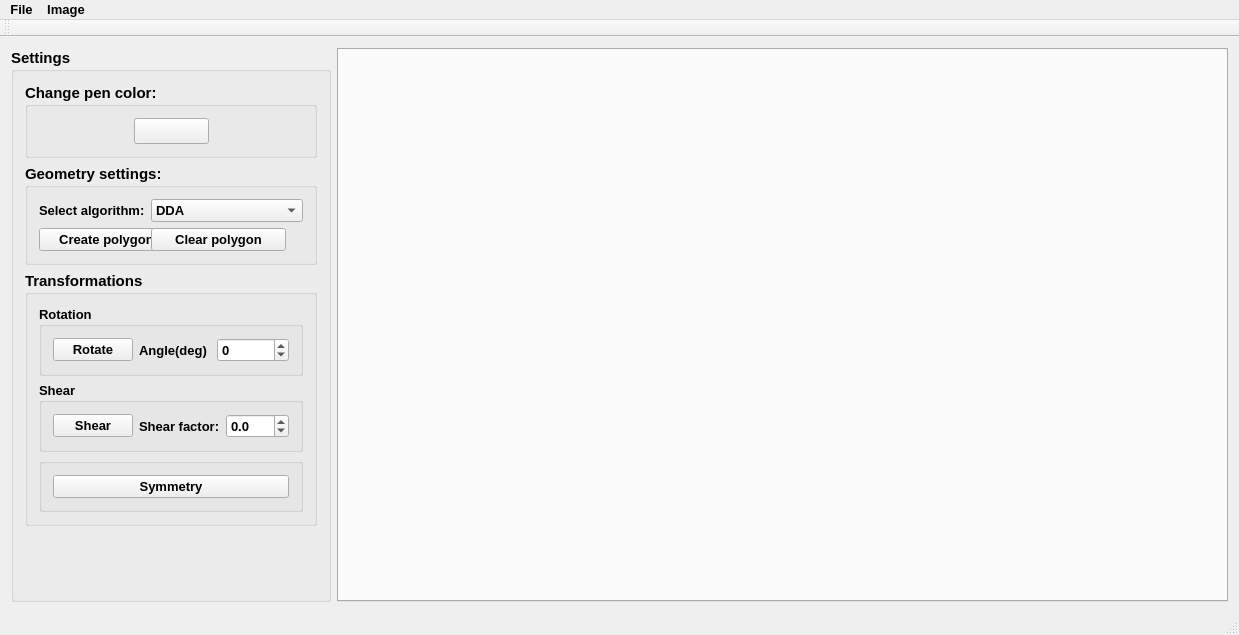
<?xml version="1.0" encoding="UTF-8"?>
<ui version="4.0">
 <class>ImageViewerClass</class>
 <widget class="QMainWindow" name="ImageViewerClass">
  <property name="geometry">
   <rect>
    <x>0</x>
    <y>0</y>
    <width>1239</width>
    <height>635</height>
   </rect>
  </property>
  <property name="font">
   <font>
    <family>Leelawadee UI</family>
    <pointsize>10</pointsize>
    <weight>75</weight>
    <bold>true</bold>
   </font>
  </property>
  <property name="windowTitle">
   <string>ImageViewer</string>
  </property>
  <widget class="QWidget" name="centralWidget">
   <layout class="QHBoxLayout" name="horizontalLayout">
    <item>
     <widget class="QGroupBox" name="groupBox_Setting">
      <property name="minimumSize">
       <size>
        <width>320</width>
        <height>0</height>
       </size>
      </property>
      <property name="maximumSize">
       <size>
        <width>320</width>
        <height>16777215</height>
       </size>
      </property>
      <property name="font">
       <font>
        <family>Leelawadee UI</family>
        <pointsize>11</pointsize>
        <weight>75</weight>
        <bold>true</bold>
       </font>
      </property>
      <property name="title">
       <string>Settings</string>
      </property>
      <layout class="QVBoxLayout" name="verticalLayout">
       <item>
        <widget class="QGroupBox" name="groupBox_ChangePenColor">
         <property name="title">
          <string>Change pen color:</string>
         </property>
         <property name="flat">
          <bool>false</bool>
         </property>
         <layout class="QHBoxLayout" name="horizontalLayout_2">
          <item>
           <spacer name="horizontalSpacer_2">
            <property name="orientation">
             <enum>Qt::Horizontal</enum>
            </property>
            <property name="sizeHint" stdset="0">
             <size>
              <width>40</width>
              <height>20</height>
             </size>
            </property>
           </spacer>
          </item>
          <item>
           <widget class="QPushButton" name="pushButton_ColorDialog">
            <property name="minimumSize">
             <size>
              <width>75</width>
              <height>0</height>
             </size>
            </property>
            <property name="maximumSize">
             <size>
              <width>75</width>
              <height>16777215</height>
             </size>
            </property>
            <property name="text">
             <string/>
            </property>
            <property name="checkable">
             <bool>false</bool>
            </property>
            <property name="checked">
             <bool>false</bool>
            </property>
            <property name="autoDefault">
             <bool>false</bool>
            </property>
            <property name="default">
             <bool>false</bool>
            </property>
            <property name="flat">
             <bool>false</bool>
            </property>
           </widget>
          </item>
          <item>
           <spacer name="horizontalSpacer">
            <property name="orientation">
             <enum>Qt::Horizontal</enum>
            </property>
            <property name="sizeHint" stdset="0">
             <size>
              <width>40</width>
              <height>20</height>
             </size>
            </property>
           </spacer>
          </item>
         </layout>
        </widget>
       </item>
       <item>
        <widget class="QGroupBox" name="groupBox_GeometrySettings">
         <property name="title">
          <string>Geometry settings:</string>
         </property>
         <layout class="QFormLayout" name="formLayout">
          <item row="0" column="0">
           <widget class="QLabel" name="label_SelectAlgorithm">
            <property name="font">
             <font>
              <family>Leelawadee UI</family>
              <pointsize>10</pointsize>
              <weight>75</weight>
              <bold>true</bold>
             </font>
            </property>
            <property name="text">
             <string>Select algorithm:</string>
            </property>
           </widget>
          </item>
          <item row="0" column="1">
           <widget class="QComboBox" name="comboBox_SelectAlgorithm">
            <property name="font">
             <font>
              <family>Leelawadee UI</family>
              <pointsize>10</pointsize>
              <weight>75</weight>
              <bold>true</bold>
             </font>
            </property>
            <item>
             <property name="text">
              <string>DDA</string>
             </property>
            </item>
            <item>
             <property name="text">
              <string>mr. Bresenham</string>
             </property>
            </item>
           </widget>
          </item>
          <item row="1" column="0">
           <widget class="QPushButton" name="pushButton_CreatePolygon">
            <property name="minimumSize">
             <size>
              <width>135</width>
              <height>0</height>
             </size>
            </property>
            <property name="maximumSize">
             <size>
              <width>135</width>
              <height>16777215</height>
             </size>
            </property>
            <property name="font">
             <font>
              <family>Leelawadee UI</family>
              <pointsize>10</pointsize>
              <weight>75</weight>
              <bold>true</bold>
             </font>
            </property>
            <property name="text">
             <string>Create polygon</string>
            </property>
           </widget>
          </item>
          <item row="1" column="1">
           <widget class="QPushButton" name="pushButton_ClearPolygon">
            <property name="minimumSize">
             <size>
              <width>135</width>
              <height>0</height>
             </size>
            </property>
            <property name="maximumSize">
             <size>
              <width>135</width>
              <height>16777215</height>
             </size>
            </property>
            <property name="font">
             <font>
              <family>Leelawadee UI</family>
              <pointsize>10</pointsize>
              <weight>75</weight>
              <bold>true</bold>
             </font>
            </property>
            <property name="text">
             <string>Clear polygon</string>
            </property>
           </widget>
          </item>
         </layout>
        </widget>
       </item>
       <item>
        <widget class="QGroupBox" name="groupBox_Transformations">
         <property name="title">
          <string>Transformations</string>
         </property>
         <layout class="QVBoxLayout" name="verticalLayout_2">
          <item>
           <widget class="QGroupBox" name="groupBox_Rotation">
            <property name="font">
             <font>
              <family>Leelawadee UI</family>
              <pointsize>10</pointsize>
              <weight>75</weight>
              <bold>true</bold>
             </font>
            </property>
            <property name="title">
             <string>Rotation</string>
            </property>
            <property name="flat">
             <bool>true</bool>
            </property>
            <layout class="QHBoxLayout" name="horizontalLayout_3">
             <item>
              <widget class="QPushButton" name="pushButton_Rotate">
               <property name="text">
                <string>Rotate</string>
               </property>
              </widget>
             </item>
             <item>
              <widget class="QLabel" name="label_Angle">
               <property name="text">
                <string>Angle(deg)</string>
               </property>
              </widget>
             </item>
             <item>
              <widget class="QSpinBox" name="spinBox_Angle">
               <property name="minimum">
                <number>-360</number>
               </property>
               <property name="maximum">
                <number>360</number>
               </property>
              </widget>
             </item>
            </layout>
           </widget>
          </item>
          <item>
           <widget class="QGroupBox" name="groupBox_Shear">
            <property name="font">
             <font>
              <family>Leelawadee UI</family>
              <pointsize>10</pointsize>
              <weight>75</weight>
              <bold>true</bold>
             </font>
            </property>
            <property name="title">
             <string>Shear</string>
            </property>
            <property name="flat">
             <bool>true</bool>
            </property>
            <layout class="QHBoxLayout" name="horizontalLayout_5">
             <item>
              <widget class="QPushButton" name="pushButton_Shear">
               <property name="text">
                <string>Shear</string>
               </property>
              </widget>
             </item>
             <item>
              <widget class="QLabel" name="label_ShearFactor">
               <property name="text">
                <string>Shear factor:</string>
               </property>
              </widget>
             </item>
             <item>
              <widget class="QDoubleSpinBox" name="doubleSpinBox_ShearFactor">
               <property name="decimals">
                <number>1</number>
               </property>
               <property name="minimum">
                <double>-1.500000000000000</double>
               </property>
               <property name="maximum">
                <double>1.500000000000000</double>
               </property>
               <property name="singleStep">
                <double>0.100000000000000</double>
               </property>
              </widget>
             </item>
            </layout>
           </widget>
          </item>
          <item>
           <widget class="QGroupBox" name="groupBox_Symmetry">
            <property name="title">
             <string/>
            </property>
            <property name="flat">
             <bool>true</bool>
            </property>
            <layout class="QVBoxLayout" name="verticalLayout_3">
             <item>
              <widget class="QPushButton" name="pushButton_Symmetry">
               <property name="font">
                <font>
                 <family>Leelawadee UI</family>
                 <pointsize>10</pointsize>
                 <weight>75</weight>
                 <bold>true</bold>
                </font>
               </property>
               <property name="text">
                <string>Symmetry</string>
               </property>
              </widget>
             </item>
            </layout>
           </widget>
          </item>
         </layout>
        </widget>
       </item>
       <item>
        <spacer name="verticalSpacer">
         <property name="orientation">
          <enum>Qt::Vertical</enum>
         </property>
         <property name="sizeHint" stdset="0">
          <size>
           <width>20</width>
           <height>40</height>
          </size>
         </property>
        </spacer>
       </item>
      </layout>
     </widget>
    </item>
    <item>
     <widget class="QTabWidget" name="tabWidget">
      <property name="documentMode">
       <bool>false</bool>
      </property>
      <property name="tabsClosable">
       <bool>true</bool>
      </property>
      <property name="movable">
       <bool>true</bool>
      </property>
     </widget>
    </item>
   </layout>
  </widget>
  <widget class="QMenuBar" name="menuBar">
   <property name="geometry">
    <rect>
     <x>0</x>
     <y>0</y>
     <width>1239</width>
     <height>23</height>
    </rect>
   </property>
   <widget class="QMenu" name="menuFile">
    <property name="title">
     <string>File</string>
    </property>
    <addaction name="actionNew"/>
    <addaction name="actionOpen"/>
    <addaction name="actionSave_as"/>
   </widget>
   <widget class="QMenu" name="menuImage">
    <property name="title">
     <string>Image</string>
    </property>
    <addaction name="actionRename"/>
    <addaction name="actionClear"/>
    <addaction name="actionSet_background_color"/>
   </widget>
   <addaction name="menuFile"/>
   <addaction name="menuImage"/>
  </widget>
  <widget class="QToolBar" name="mainToolBar">
   <attribute name="toolBarArea">
    <enum>TopToolBarArea</enum>
   </attribute>
   <attribute name="toolBarBreak">
    <bool>false</bool>
   </attribute>
  </widget>
  <widget class="QStatusBar" name="statusBar"/>
  <action name="actionNew">
   <property name="text">
    <string>New</string>
   </property>
  </action>
  <action name="actionOpen">
   <property name="text">
    <string>Open</string>
   </property>
  </action>
  <action name="actionSave_as">
   <property name="text">
    <string>Save as</string>
   </property>
  </action>
  <action name="actionRename">
   <property name="text">
    <string>Rename</string>
   </property>
  </action>
  <action name="actionClear">
   <property name="text">
    <string>Clear</string>
   </property>
  </action>
  <action name="actionSet_background_color">
   <property name="text">
    <string>Set background color</string>
   </property>
  </action>
 </widget>
 <layoutdefault spacing="6" margin="11"/>
 <resources>
  <include location="ImageViewer.qrc"/>
 </resources>
 <connections/>
</ui>
